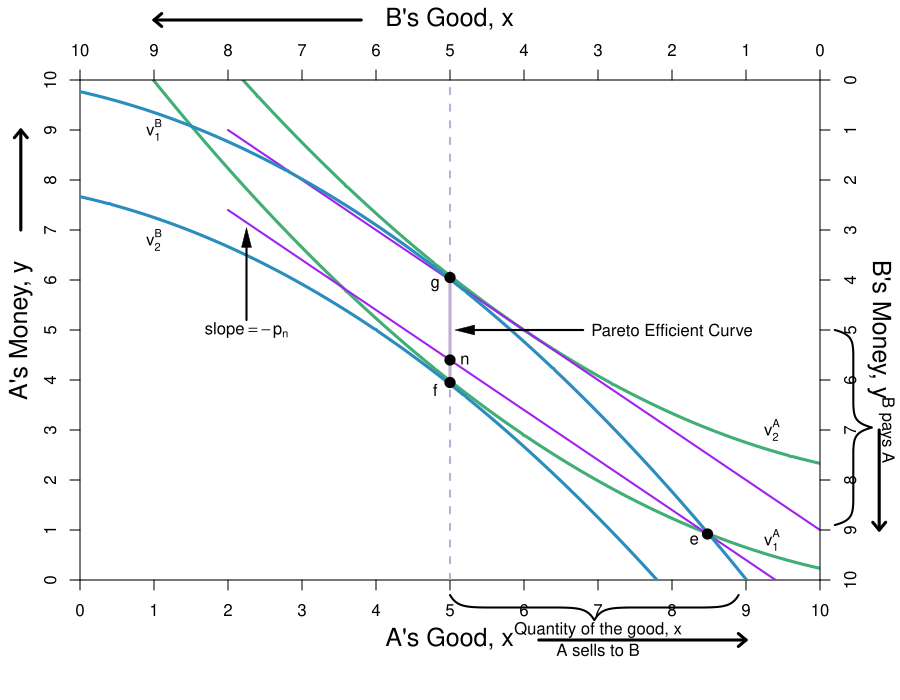

Recreate this plot in R.
require(shape)
pdf(file = "what_can_markets_do/edgeworthbox_qql.pdf", width = 9, height = 7)

#Set parameters for graphics
axislabelsize <- 1.5
labelsize <- 1.2
graphlinewidth <- 3
segmentlinewidth <- 2

COL <- c("#7fc97f", "#beaed4", "#fdc086", "#ffff99", "#386cb0", "#f0027f", "#bf5b17", "#666666")
COLA <- c("#99d8c9","#66c2a4","#41ae76", "#238b45", "#005824")
COLB <- c("#4eb3d3", "#2b8cbe", "#0868ac","#084081")

par(mar =  c(6, 4, 4, 4))

uA <- function(x, y, rmax = 2, xmax = 12) {
  y + rmax*x - (1/2)*(rmax/xmax)*x^2
}

indiffA <- function(x, utility = 11, rmax = 2, xmax = 12) {
  utility - rmax*x + (1/2)*(rmax/xmax)*x^2
}

uB <- function(x, y, rmax = 2, xmax = 12) {
  (10 - y) + rmax*(10 - x) - (1/2)*(rmax/xmax)*(10 - x)^2
}

indiffB <- function(x, utility = 11, rmax = 2, xmax = 10) {
  utility - rmax*(10 - x) + (1/2)*(rmax/xmax)*(10 - x)^2
}

WalrasP <- function(x, intercept = 9) {
  intercept - x
}

xlims <- c(0, 10)
ylims <- c(0, 10)

npts <- 501 
x <- seq(xlims[1], xlims[2], length.out = npts)
y <- seq(ylims[1], ylims[2], length.out = npts) 
a <- c(11.9, 14)
b <- c(11.9, 14)

#B's value when at A's bliss point
#0.35*log(5.88) + 0.35*log(8.88) + 0.5*log(10 - 5.88) + 0.5*log(15 - 8.88) 

#B's bliss point x = 4.11765; y = 6.17647
#A's value when at A's bliss point
#0.5*log(4.11765) + 0.5*log(6.17647) + 0.35*log(10 - 4.11765) + 0.35*log(15 - 6.17647) 


plot(0, 0, xlim = xlims, ylim = ylims, type = "n",
     xlab = expression(paste("")),
     ylab = expression(paste("")), 
     xaxt = "n", 
     yaxt = "n", 
     cex.lab = axislabelsize, 
     bty = "n",
     xaxs="i", 
     yaxs="i")

ticksy <- seq(from = 0, to = 10, by = 1)
ylabels <- seq(from = 0, to = 10, by = 1)
ticksx <- seq(from = 0, to = 10, by = 1)
xlabels <- seq(from = 0, to = 10, by = 1)
axis(1, at = ticksx, pos = 0, labels = xlabels)
axis(2, at = ticksy, pos = 0, labels = ylabels, las = 0)

contour(x, y, 
        outer(x, y, uA),
        drawlabels = FALSE,
        col = COLA[3],
        lwd = graphlinewidth,
        levels = a, 
        xaxs="i", 
        yaxs="i", 
        add = TRUE) 

mtext("A's Good, x", side=1, line = 2.5, cex = axislabelsize)
text(-0.8, 0.5*ylims[2], expression(paste("A's Money, y")), xpd = TRUE, cex = axislabelsize, srt = 90) 

xx1 <- seq(xlims[1], xlims[2], length.out = npts)

#Add arrows:
arrows(-0.8, 7, -0.8, 9, xpd = TRUE, length = 0.1, angle = 40, lwd = 3)
arrows(6.2, -1.2, 9, -1.2, xpd = TRUE, length = 0.1, angle = 40, lwd = 3)

xx2 <- seq(2, 10, length.out = npts)
lines(xx2, WalrasP(xx2, intercept = 11), col = "purple", lwd = segmentlinewidth)
lines(xx2, WalrasP(xx2, intercept = 9.4), col = "purple", lwd = segmentlinewidth, lty = 1)

contour(x, y, 
        outer(x, y, uB),
        drawlabels = FALSE,
        col = COLB[2],
        lwd = graphlinewidth,
        levels = b, 
        add = TRUE
) 

segments(5, 3.95, 5, 6.05, lty = 1, col = COL[2] , lwd = graphlinewidth)
segments(5, 0, 5, 3.95, col = COL[2] , lwd = segmentlinewidth, lty = 2)
segments(5, 6.05, 5, 10, col = COL[2] , lwd = segmentlinewidth, lty = 2)

#segments(0, 4.4, 10, 4.4, col = COL[2] , lwd = segmentlinewidth, lty = 2)


#Label the PEC
text(8, 5, expression("Pareto Efficient Curve"))
Arrows(6.8, 5, 5.2, 5, col = "black", lty = 1, lwd = 2, arr.type = "triangle", arr.lwd = 0.5)

#Label the walrasian P

Arrows(2.25, 5.2, 2.25, 6.85, col = "black", lty = 1, lwd = 2, arr.type = "triangle", arr.lwd = 0.5)
text(2.25, 5, expression(slope == -p[n] ))

#Label the iso-welfare functions for the HG, Aisha
text(9.35, 0.8, expression(v[1]^A))
text(9.35, 3, expression(v[2]^A))

#Label the indifference curves for the HG, Betty
text(1, 9, expression(v[1]^B))
text(1, 6.8, expression(v[2]^B))
#text(2.6, 8.1, expression(v[3]^B))
#text(3.4, 6.9, expression(v[4]^B))

#Label point i. 
points(5, 3.95, pch = 16, col = "black", cex = 1.5)
text(4.8, 3.8, expression(paste(f)))

points(5, 4.4, pch = 16, col = "black", cex = 1.5)
text(5.2, 4.4, expression(paste(n)))


points(5, 6.05, pch = 16, col = "black", cex = 1.5)
text(4.8, 5.9, expression(paste(g)))

#Initial Allocations
points(x = 8.48, y = 0.92, pch = 16, col = "black", cex = 1.5)
text(8.3, 0.8, expression(paste(e)))

# points(x = 8.5, y = 2.5, pch = 16, col = "black", cex = 1.5)
# text(8.3, 2.3, expression(paste(z)))

#Pareto-improving lens
# xpoly1 <- seq(from = 1, to = 9, length.out = 500)
# ypoly1 <- indiffA(xpoly1)
# ypoly2 <- WalrasP(xpoly1, intercept = 10)
# polygon(x = c(xpoly1, rev(xpoly1)), y = c(ypoly1, rev(ypoly2)), col = COL[4], density = NULL, border = NA)


#Braces for labels
brackets(x1 = 8.9, y1 = -0.3, x2 = 5, y2 = -0.3,  
         ticks = 0.5, curvature = 0.5, type = 1, 
         col = "black", lwd = 2, lty = 1, xpd = TRUE)
text(7, -1, expression(paste("Quantity of the good, x")), xpd = TRUE)
text(7, -1.4, expression(paste("A sells to B")), xpd = TRUE)

brackets(x1 = 10.2, y1 = 5, x2 = 10.2, y2 = 1.1,  
         ticks = 0.5, curvature = 0.5, type = 1, 
         col = "black", lwd = 2, lty = 1, xpd = TRUE)
text(11.2, 3, expression(paste("Quantity of money, y")), xpd = TRUE, srt = 270)
text(10.9, 3, expression(paste("B pays A")), xpd = TRUE, srt = 270)



par(new = TRUE)

#Use the same x and ylims as previously, but with locations switched
xlims2 <- c(10, 0)
ylims2 <- c(10, 0)

#Leave the ylab and xlab blank to ensure no axes titles
plot(0, 0, xlim = xlims2, ylim = ylims2, type = "n",
     xlab = expression(paste("")),
     ylab = expression(paste("")),
     xaxt = "n", 
     yaxt = "n", 
     cex.lab = 1.3, 
     bty = "n",
     xaxs="i", 
     yaxs="i")

#Set up axes at sides 3 and 4 (top and right)
axis(side = 3, at = ticksx, pos = 0, labels = xlabels)
axis(side = 4, at = ticksy, pos = 0, labels = ylabels, las = 0)
mtext("B's Good, x", side=3, line = 2.5, cex = axislabelsize)
text(-0.8, 0.5*ylims[2], expression(paste("B's Money, y")), xpd = TRUE, cex = axislabelsize, srt = 270) 

#Add arrows:
arrows(-0.8, 7, -0.8, 9, xpd = TRUE, length = 0.1, angle = 40, lwd = 3)
arrows(6.2, -1.2, 9, -1.2, xpd = TRUE, length = 0.1, angle = 40, lwd = 3)


#Customize ticks and labels for the plot
#ticksy <- seq(from = 0, to = 15, by = 1)
#ylabels <- seq(from = 0, to = 15, by = 1)
#ticksx <- seq(from = 0, to = 10, by = 1)
#xlabels <- seq(from = 0, to = 10, by = 1)
#axis(1, at = ticksx, pos = 0, labels = xlabels)
#axis(2, at = ticksy, pos = 0, labels = ylabels, las = 0)

dev.off()
